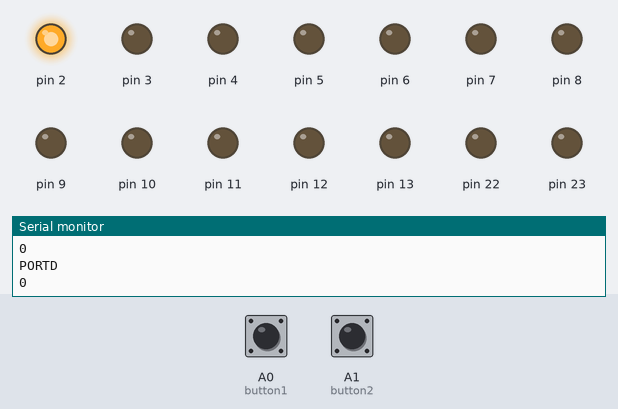
Bench run of a program on a simulated Arduino Uno, built with avr-gcc and run on an emulated ATmega328P. Parts: output pins drawn as LEDs (lit = HIGH), the last lines printed to the serial monitor. Dashed ring = blinking. Inputs (shaded band) come from the test bench; at power-on: A0 (button1) HIGH, A1 (button2) HIGH.

Above: at 1.2 s.
1.3 s: A0 (button1) pulled LOW for 1 s
At 3.3 s:
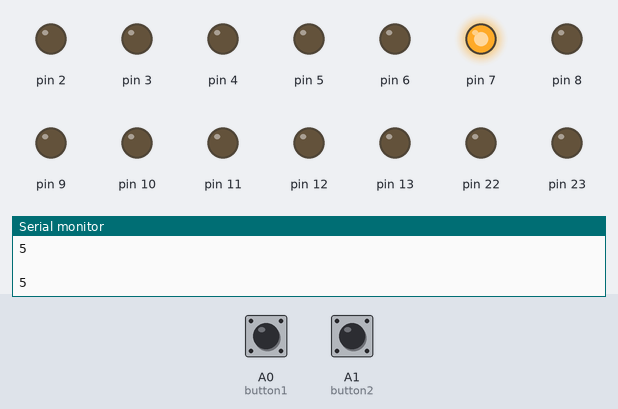
3.8 s: A1 (button2) pulled LOW for 3.2 s
At 8.1 s:
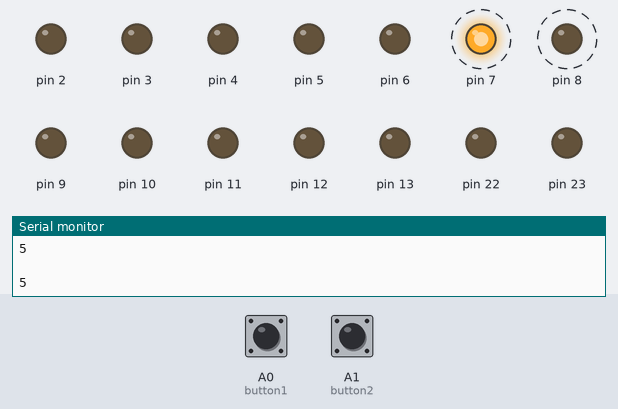
8.5 s: A1 (button2) pulled LOW for 0.25 s
At 9.5 s:
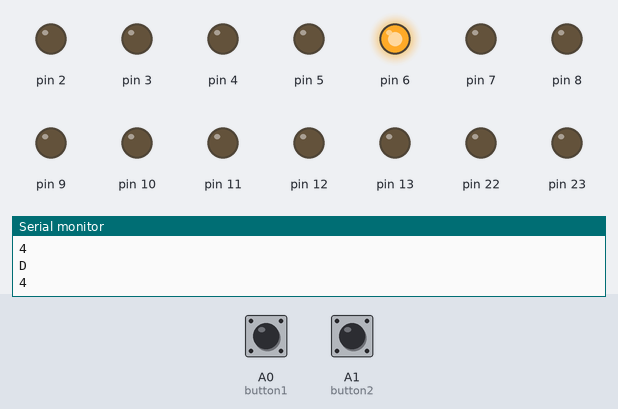
10.2 s: A1 (button2) pulled LOW for 1 s
At 11.4 s:
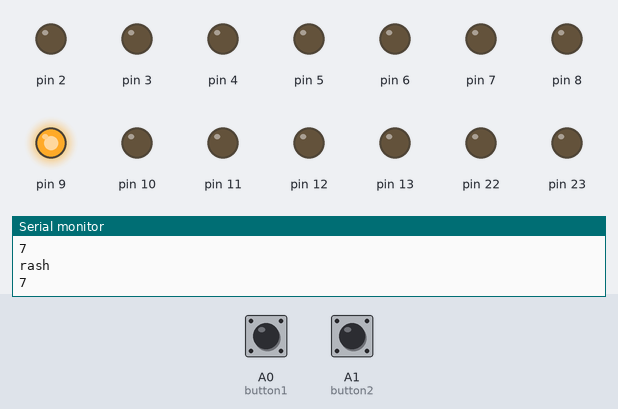
Timing chart, 0 to 13.2 s (numbered marks = the images above; inputs shaded):
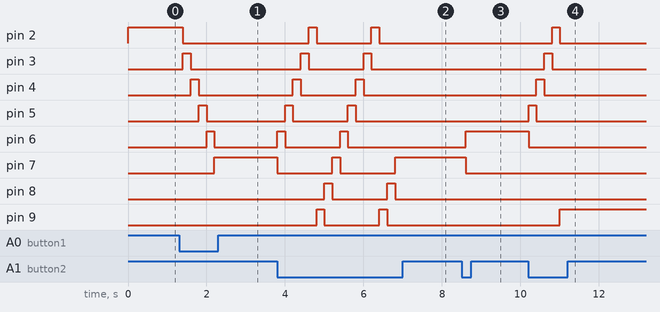

Measured:
- after the input at 1.3 s, pin 2: HIGH → LOW after 0.10 s; pin 3: LOW → HIGH after 0.10 s, → LOW 0.20 s later; pin 4: LOW → HIGH after 0.30 s, → LOW 0.20 s later; pin 5: LOW → HIGH after 0.50 s, → LOW 0.20 s later; pin 6: LOW → HIGH after 0.70 s, → LOW 0.20 s later
- after the input at 3.8 s, pin 2: alternates HIGH for 0.20 s and LOW for 1.4 s, starting after 0.80 s; pin 3: alternates HIGH for 0.20 s and LOW for 1.4 s, starting after 0.60 s
- after the input at 8.5 s, pin 6: LOW → HIGH after 0.11 s; pin 7: HIGH → LOW after 0.11 s
- after the input at 10.2 s, pin 2: LOW → HIGH after 0.61 s, → LOW 0.20 s later; pin 3: LOW → HIGH after 0.41 s, → LOW 0.20 s later; pin 4: LOW → HIGH after 0.21 s, → LOW 0.20 s later; pin 5: LOW → HIGH at once, → LOW 0.20 s later; pin 6: HIGH → LOW at once

The program:

main.cpp
```cpp
#include <Arduino.h>
const int button1 = A0;
const int button2 = A1;
int count = 0;
void setup() {
  // put your setup code here, to run once:
  DDRD = 0xFF;
  DDRB = 0xFF;
  Serial.begin(9600);
}

void loop() {
  if(digitalRead(button1)==LOW) count++;
  if(digitalRead(button2)==LOW) count--;
  if(count>7) count = 0;
  if(count<0) count = 7;
  if(count >= 0 && count < 6){
    PORTD = 0x04<<count;
    PORTB = 0x00;
    Serial.println("PORTD " + count);
  }else if(count >= 6 && count <= 7){
    PORTD = 0x00;
    PORTB = 0x01<<(count-6);
    Serial.println("PORTB" + count);
  }
  Serial.println(count);
  delay(200);
}
```
